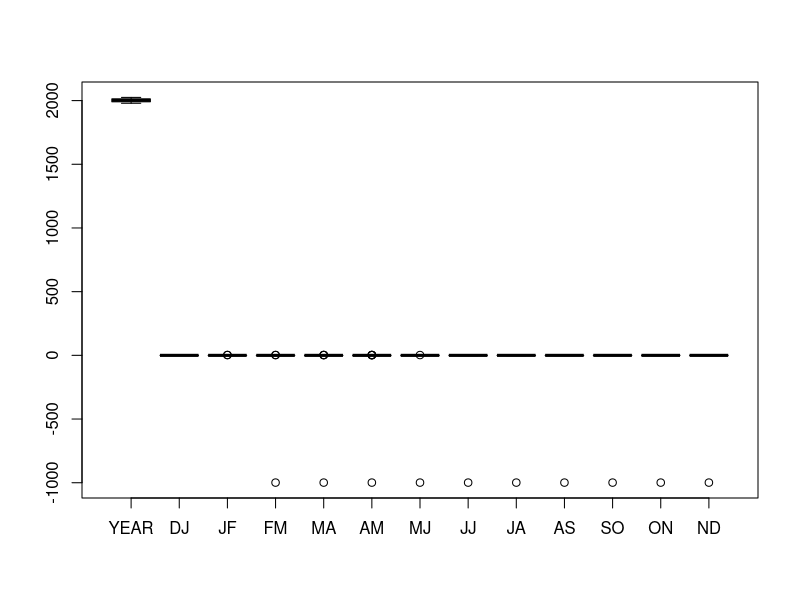
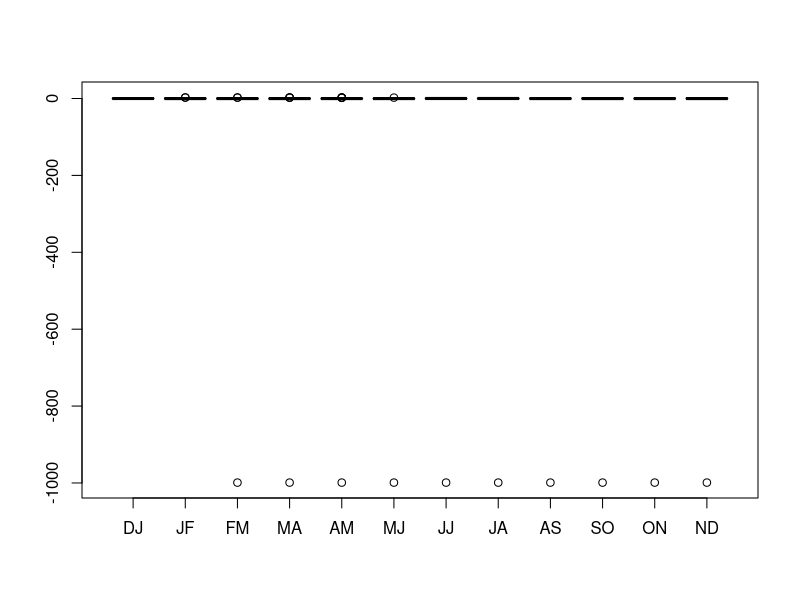
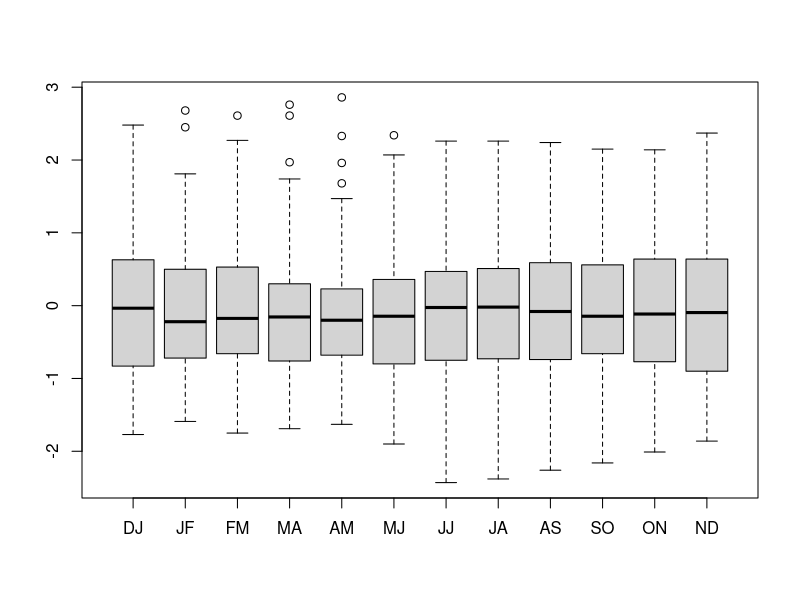
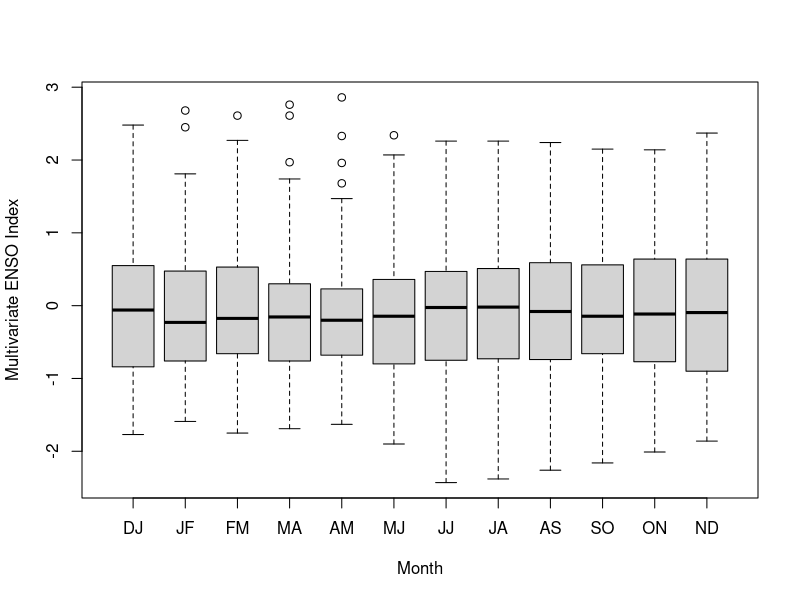
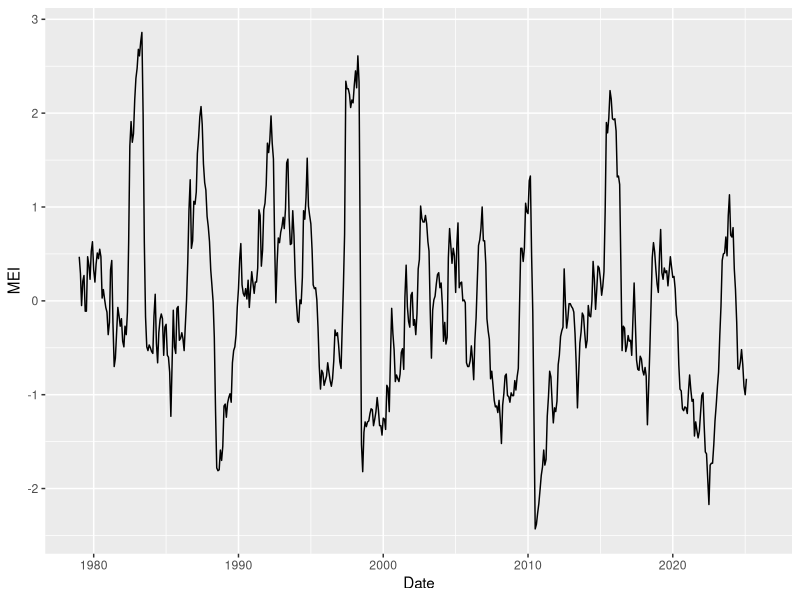
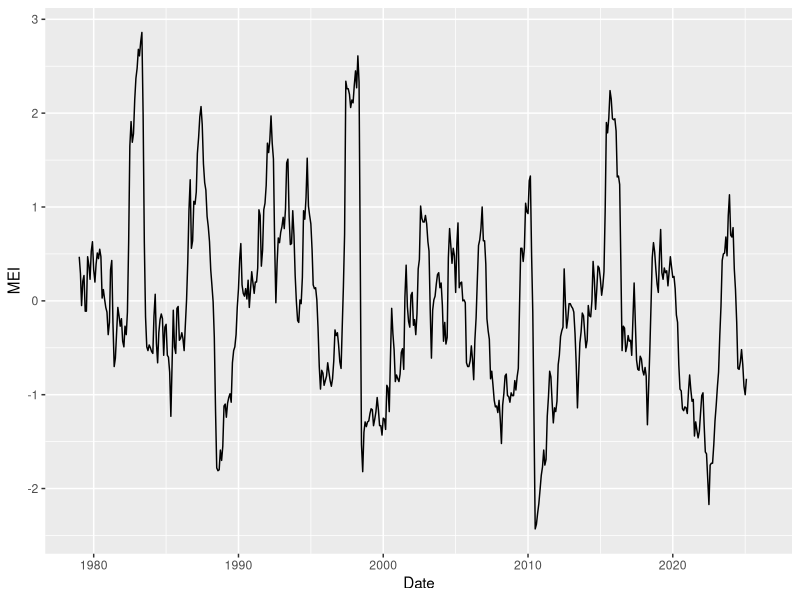
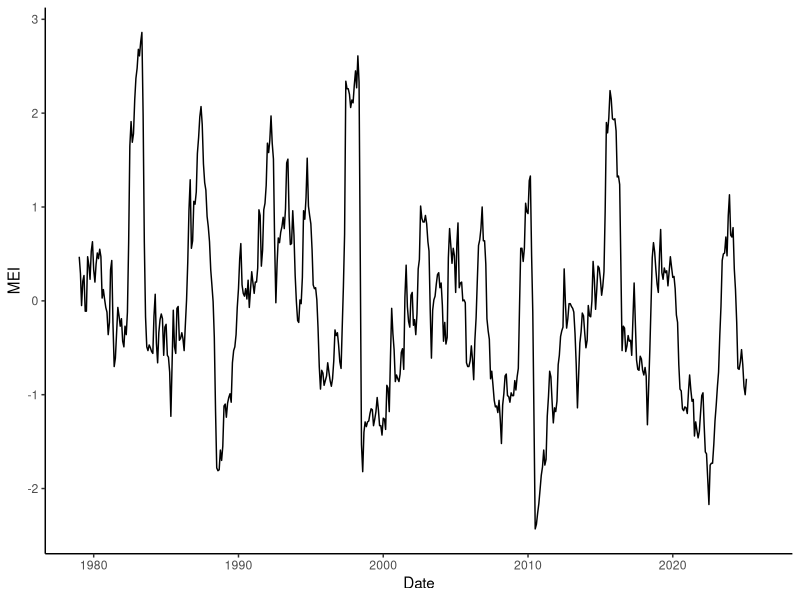
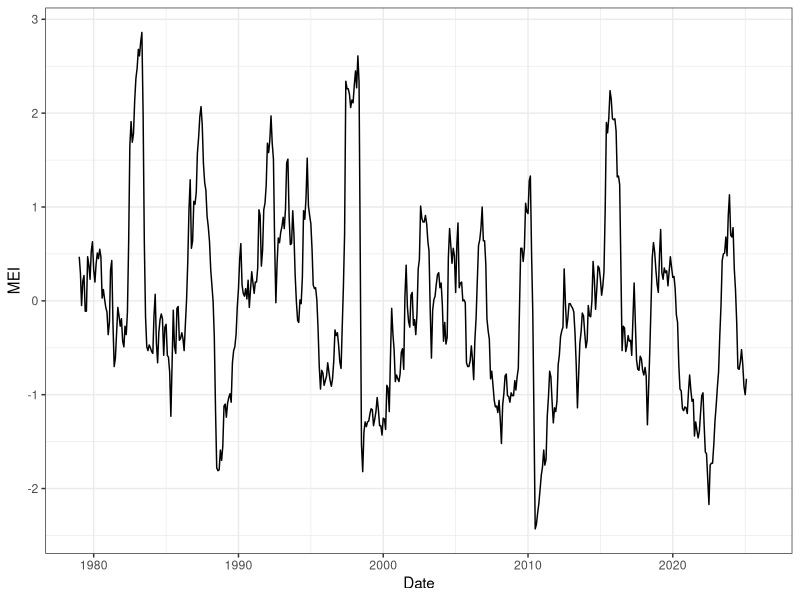

These charts were generated, in order, by the following R code:
## ---- chunk 1
head(CO2)
tail(CO2)
nrow(CO2)
ncol(CO2)
## ---- chunk 2
summary(CO2)
min(CO2$conc)
max(CO2$conc)
class(CO2$Type)
unique(CO2$Type)
table(CO2$Type, CO2$Treatment)
## ---- chunk 3
MEI_raw <- read.delim("MEI_raw.txt")
MEI <- read.table("MEI_cleaned.txt", header = TRUE)
## ---- chunk 4
View(MEI_raw)
View(MEI)
## ---- chunk 5
class(MEI)
class(MEI$YEAR)
class(MEI$DJ)
## ---- chunk 6
summary(MEI)
## ---- chunk 7
boxplot(MEI)
## ---- chunk 8
boxplot(MEI[,-1])
## ---- chunk 9
boxplot(MEI[-nrow(MEI),-1])
## ---- chunk 10
head(MEI)
tail(MEI)
## ---- chunk 11
MEI$FM <- replace(MEI$FM, MEI$FM == -999, NA)
MEI$MA <- replace(MEI$MA, MEI$MA == -999, NA)
MEI$AM <- replace(MEI$AM, MEI$AM == -999, NA)
MEI$MJ <- replace(MEI$MJ, MEI$MJ == -999, NA)
MEI$JJ <- replace(MEI$JJ, MEI$JJ == -999, NA)
MEI$JA <- replace(MEI$JA, MEI$JA == -999, NA)
MEI$AS <- replace(MEI$AS, MEI$AS == -999, NA)
MEI$SO <- replace(MEI$SO, MEI$SO == -999, NA)
MEI$ON <- replace(MEI$ON, MEI$ON == -999, NA)
MEI$ND <- replace(MEI$ND, MEI$ND == -999, NA)
tail(MEI)
## ---- chunk 12
MEI <- read.table("MEI_cleaned.txt", header = TRUE)

for (i in 1:ncol(MEI)) {
  col <- colnames(MEI)[i]
  MEI[[col]] <- replace(MEI[[col]], MEI[[col]] == -999, NA)
}

tail(MEI)
## ---- chunk 13
MEI <- read.table("MEI_cleaned.txt", header = TRUE)

MEI[] <- lapply(MEI, function(x) replace(x, x == -999, NA))

tail(MEI)
## ---- chunk 14
boxplot(MEI[,-1], ylab = "Multivariate ENSO Index", xlab = "Month")
## ---- chunk 15
library(dplyr)
library(ggplot2)
library(tidyr)
## ---- chunk 16
MEI_long <- MEI %>%
  pivot_longer(cols = DJ:ND, names_to = "Month", values_to = "MEI")

head(MEI_long)
## ---- chunk 17
MEI_long <- MEI_long %>%
  mutate(MonthNum = case_match(Month,
                               "DJ" ~ "01",
                               "JF" ~ "02",
                               "FM" ~ "03",
                               "MA" ~ "04",
                               "AM" ~ "05",
                               "MJ" ~ "06",
                               "JJ" ~ "07",
                               "JA" ~ "08",
                               "AS" ~ "09",
                               "SO" ~ "10",
                               "ON" ~ "11",
                               "ND" ~ "12"),
         Date = paste0(MonthNum, "/" , 1, "/", YEAR))

MEI_long$Date <- as.Date(MEI_long$Date, "%m/%d/%Y")

head(MEI_long)
## ---- chunk 18
MEIseries <- ggplot(data = MEI_long, aes(x = Date, y = MEI)) +
  geom_line()

MEIseries
## ---- chunk 19
MEI_long <- MEI_long %>% 
  mutate(ENSOphase = if_else(MEI < -0.49, "La Nina",
                             if_else(MEI > 0.49, "El Nino",
                                     "Neutral")))

table(MEI_long$ENSOphase, MEI_long$MEI)
## ---- chunk 20
MEI_long$ENSOphase <- factor(MEI_long$ENSOphase,
                             levels = c("La Nina","Neutral","El Nino"))

head(MEI_long)
## ---- chunk 21
MEIseries
MEIseries + theme_classic()
MEIseries + theme_bw()
MEIseries + theme_minimal()
## ---- chunk 22
MEIseries + theme_classic() +
  geom_hline(yintercept = 0, linetype = "solid") +
  geom_hline(yintercept = 0.5, linetype = "dashed") +
  geom_hline(yintercept = -0.5, linetype = "dashed")
## ---- chunk 23
ggplot(data = filter(MEI_long, !is.na(MEI)), aes(x = Date, y = MEI)) +
  geom_line() + theme_classic() +
  geom_hline(yintercept = 0, linetype = "solid") +
  geom_hline(yintercept = 0.5, linetype = "dashed") +
  geom_hline(yintercept = -0.5, linetype = "dashed") + 
  geom_col(aes(x = Date, y = MEI, fill = ENSOphase))
## ---- chunk 24
ggplot(data = filter(MEI_long, !is.na(MEI)), aes(x = Date, y = MEI)) +
  theme_classic() +
  geom_hline(yintercept = 0, linetype = "solid") +
  geom_hline(yintercept = 0.5, linetype = "dashed") +
  geom_hline(yintercept = -0.5, linetype = "dashed") + 
  geom_col(aes(x = Date, y = MEI, fill = ENSOphase)) +
  geom_line(linewidth = 0.7) +
  scale_fill_manual(name = "ENSO Phase",
                    values = c("dodgerblue","gray36","firebrick"),
                    labels = c("La Ni\u00F1a","Neutral","El Ni\u00F1o"))
## ---- chunk 25
ggplot(data = filter(MEI_long, !is.na(MEI)), aes(x = Date, y = MEI)) +
  theme_classic() +
  geom_hline(yintercept = 0, linetype = "solid") +
  geom_hline(yintercept = 0.5, linetype = "dashed") +
  geom_hline(yintercept = -0.5, linetype = "dashed") + 
  geom_col(aes(x = Date, y = MEI, fill = ENSOphase)) +
  geom_line(linewidth = 0.7) +
  scale_x_date(breaks = seq(as.Date("1980-01-01"), as.Date("2025-01-01"),
                            by = "5 years"),
               date_labels = "%Y") +
  scale_y_continuous(name = "Multivariate ENSO Index") +
  scale_fill_manual(name = "ENSO Phase",
                    values = c("dodgerblue","gray36","firebrick"),
                    labels = c("La Ni\u00F1a","Neutral","El Ni\u00F1o")) +
  theme(legend.position = "top", 
        axis.text = element_text(color = "black"))
## ---- chunk 26
MEIseriesfinal <-
  ggplot(data = filter(MEI_long, !is.na(MEI)), aes(x = Date, y = MEI)) +
  theme_classic() +
  geom_hline(yintercept = 0, linetype = "solid") +
  geom_hline(yintercept = 0.5, linetype = "dashed") +
  geom_hline(yintercept = -0.5, linetype = "dashed") + 
  geom_col(aes(x = Date, y = MEI, fill = ENSOphase)) +
  geom_line(linewidth = 0.7) +
  scale_x_date(breaks = seq(as.Date("1980-01-01"), as.Date("2025-01-01"),
                            by = "5 years"),
               date_labels = "%Y") +
  scale_y_continuous(name = "Multivariate ENSO Index") +
  scale_fill_manual(name = "ENSO Phase",
                    values = c("dodgerblue","gray36","firebrick"),
                    labels = c("La Ni\u00F1a","Neutral","El Ni\u00F1o")) +
  theme(legend.position = "top", 
        axis.text = element_text(color = "black"))

ggsave(MEIseriesfinal, filename = "MEI Time Series.png",
       dpi = 2000, height = 4, width = 6, units = "in")
